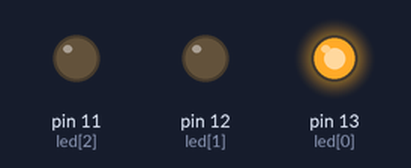
The sketch below on a simulated Arduino Uno, built with avr-gcc and run on an emulated ATmega328P. Parts: output pins drawn as LEDs (lit = HIGH).

Above: at 0.2 s.
At 0.7 s:
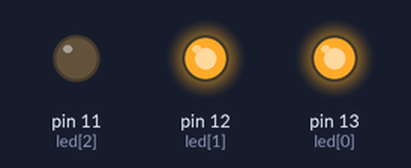
At 1.2 s:
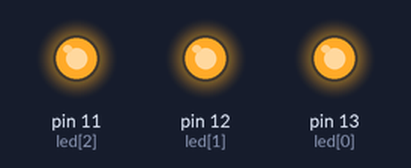
At 1.7 s:
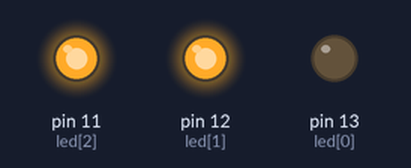
At 7.5 s:
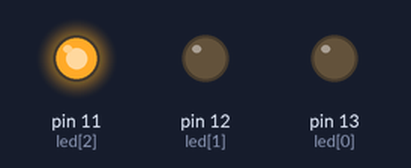
At 19.2 s:
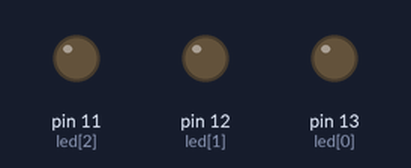
Timing chart, 0 to 21.5 s (numbered marks = the images above):
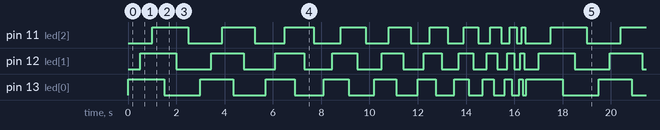

The sketch:

led_array.ino
```cpp
int led[3] = {13,12,11};
int wait = 500;

void setup() {
for(int i = 0; i < 3; i++){
  pinMode(led[i],OUTPUT);
}
}

void loop() {
  while(wait >= 50){
    for(int i = 0; i < 3; i++){
      digitalWrite(led[i], HIGH);
      delay(wait);
    }
    for(int i = 0; i < 3; i++){
      digitalWrite(led[i], LOW);
      delay(wait);
    }
    if (wait > 50){
      wait = wait - 50;
    }
    else{
      wait = 500;
    }
  }

}
```

Measured:
- by itself, pin 11 (led[2]): repeats every 16.5 s: LOW 1.4 s, HIGH 1.4 s, LOW 1.3 s, HIGH 1.2 s, LOW 1.1 s, HIGH 1.1 s, LOW 0.95 s, HIGH 0.90 s, LOW 0.80 s, HIGH 0.75 s, LOW 0.65 s, HIGH 0.60 s, LOW 0.50 s, HIGH 0.45 s, LOW 0.35 s, HIGH 0.30 s, LOW 0.20 s, HIGH 0.15 s, LOW 1.1 s, HIGH 1.5 s
- by itself, pin 12 (led[1]): repeats every 16.5 s: LOW 1.5 s, HIGH 1.4 s, LOW 1.3 s, HIGH 1.2 s, LOW 1.2 s, HIGH 1.1 s, LOW 1.0 s, HIGH 0.90 s, LOW 0.85 s, HIGH 0.75 s, LOW 0.70 s, HIGH 0.60 s, LOW 0.55 s, HIGH 0.45 s, LOW 0.40 s, HIGH 0.30 s, LOW 0.25 s, HIGH 0.15 s, LOW 0.60 s, HIGH 1.5 s
- by itself, everything shown: repeats every 16.5 s, in 60 steps
